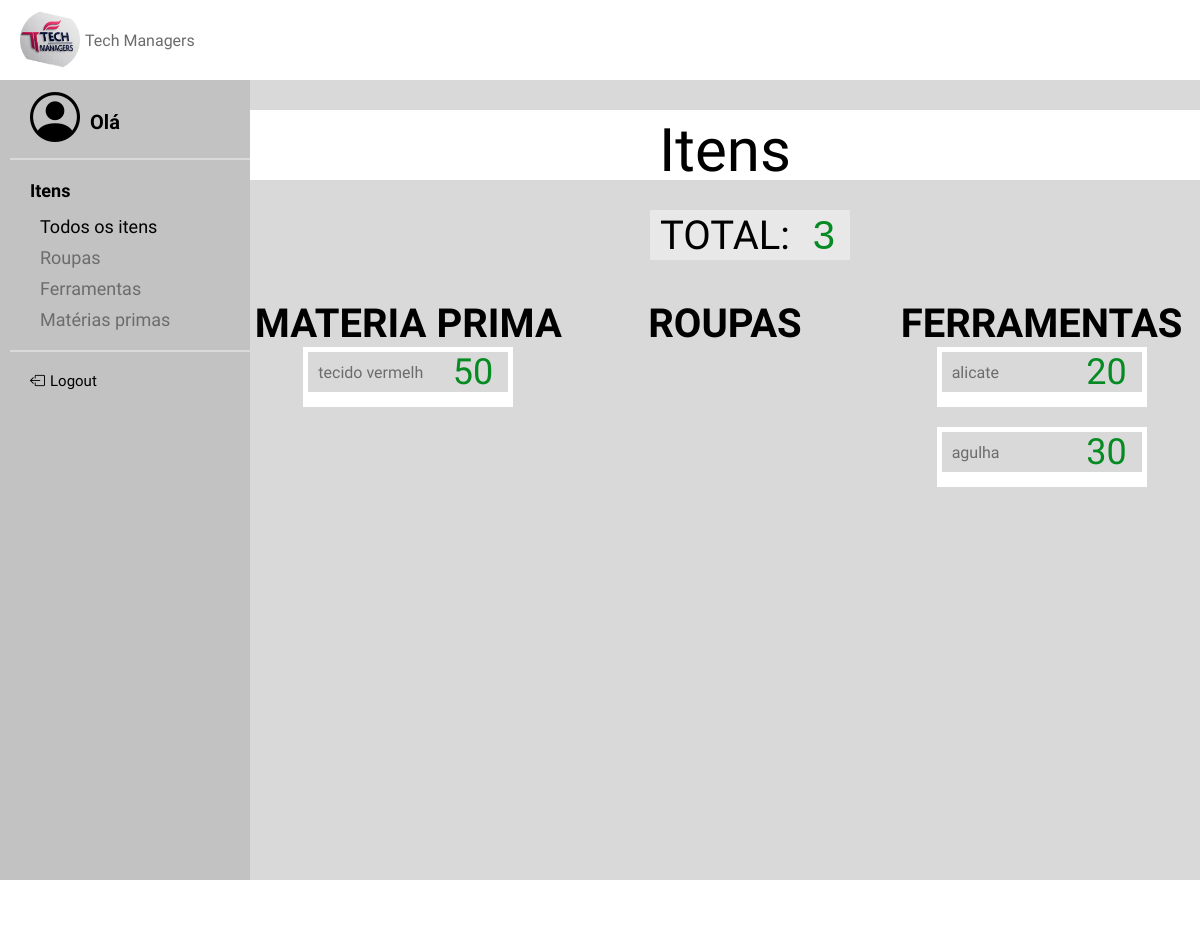
Page /TelaFI on the earlier database version.
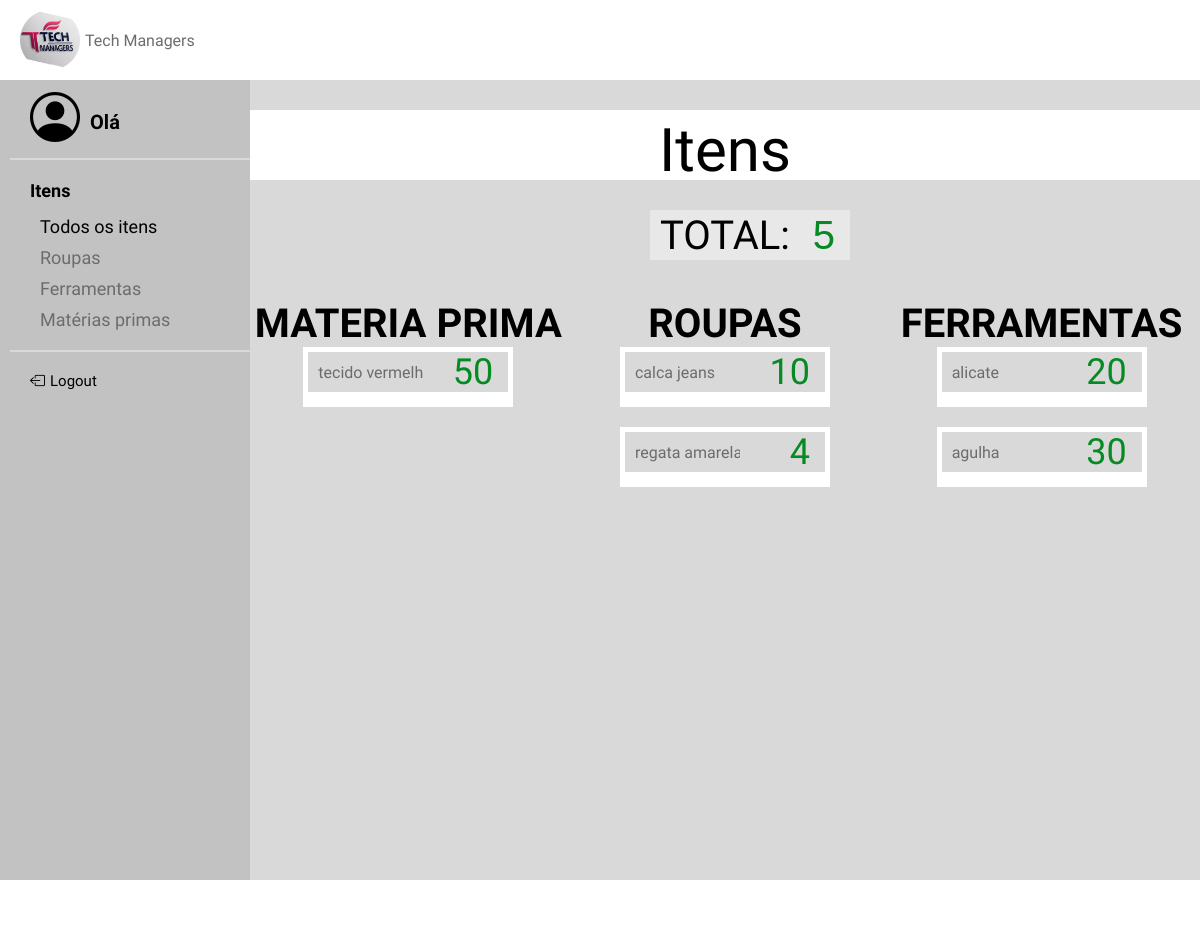
Same page on the later database version.
### models.py (models this page shows, shortened)
class ITEM(Base):
    __tablename__ = 'item'
    id = Column(Integer, primary_key=True, unique=True, nullable=False, index=True)
    nome = Column(String(40), nullable=False, index=True)
    tipo = Column(String(40), nullable=False, index=True)
    quantidade = Column(Integer, nullable=False, index=True)

### app.py (the view)
@app.route('/TelaFI')
def TelaFI():
    itens = ITEM.query.all()
    return render_template("TelaFitem.html", itens=itens)

### templates/TelaFItem.html
{% extends "base.html" %}
{% block conteudo %}
    <link rel="stylesheet" href="/static/TelaAItens.css">
    <div class="container">
        <div id="numero">
            <p class="titulo">Itens</p>
        </div>
        <div id="total">
            <p for="numero" id="textonumero"> TOTAL: </p>
            <input type="number" id="camponumero" name="numero" value="{{ itens | length }}" readonly>
        </div>
        <div class="cards">
    <div class="materias">
        <p>MATERIA PRIMA</p>
        {% for item in itens %}
            {% if item.tipo == "Materia" %}
                <div class="card">
                    <form class="input-group">
                        <input type="text" id="nome" name="nome" value="{{ item.nome }}" readonly>
                        <input type="number" id="quantidade" name="quantidade" value="{{ item.quantidade }}" disabled>
                    </form>
                </div>
            {% endif %}
        {% endfor %}
    </div>
    <div class="roupas">
        <p>ROUPAS</p>
        {% for item in itens %}
            {% if item.tipo == "Roupa" %}
                <div class="card">
                    <form class="input-group">
                        <input type="text" id="nome" name="nome" value="{{ item.nome }}" readonly>
                        <input type="number" id="quantidade" name="quantidade" value="{{ item.quantidade }}" disabled>
                    </form>
                </div>
            {% endif %}
        {% endfor %}
    </div>
    <div class="ferramentas">
        <p>FERRAMENTAS</p>
        {% for item in itens %}
            {% if item.tipo == "Ferramenta" %}
                <div class="card">
                    <form class="input-group">
                        <input type="text" id="nome" name="nome" value="{{ item.nome }}" readonly>
                        <input type="number" id="quantidade" name="quantidade" value="{{ item.quantidade }}" disabled>
                    </form>
                </div>
            {% endif %}
        {% endfor %}
    </div>
</div>
    </div>
{% endblock %}

Differences in the rows shown:
added ITEM: nome "calca jeans", quantidade "10"
added ITEM: nome "regata amarela", quantidade "4"
Other differences:
form field numero: "3" → "5"
